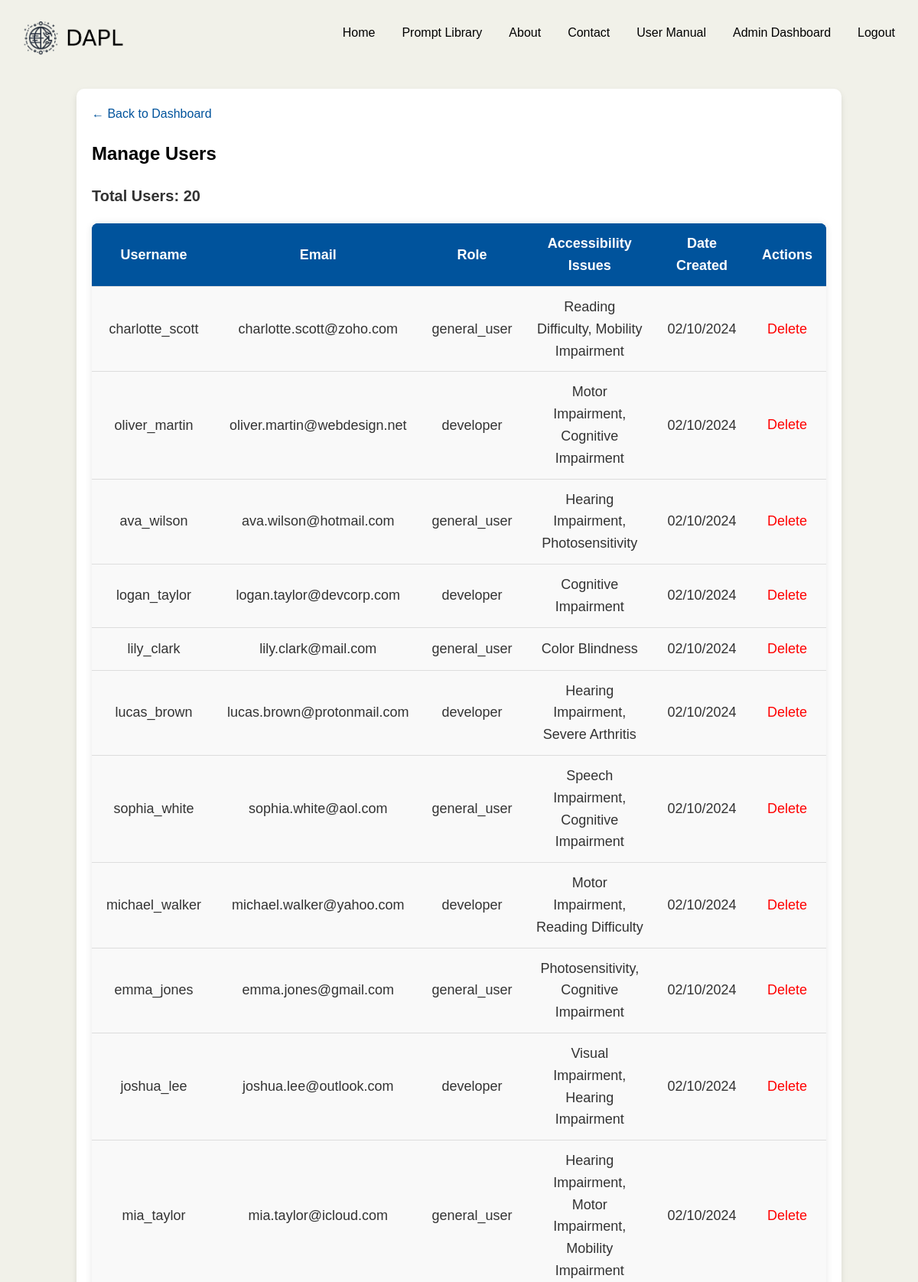
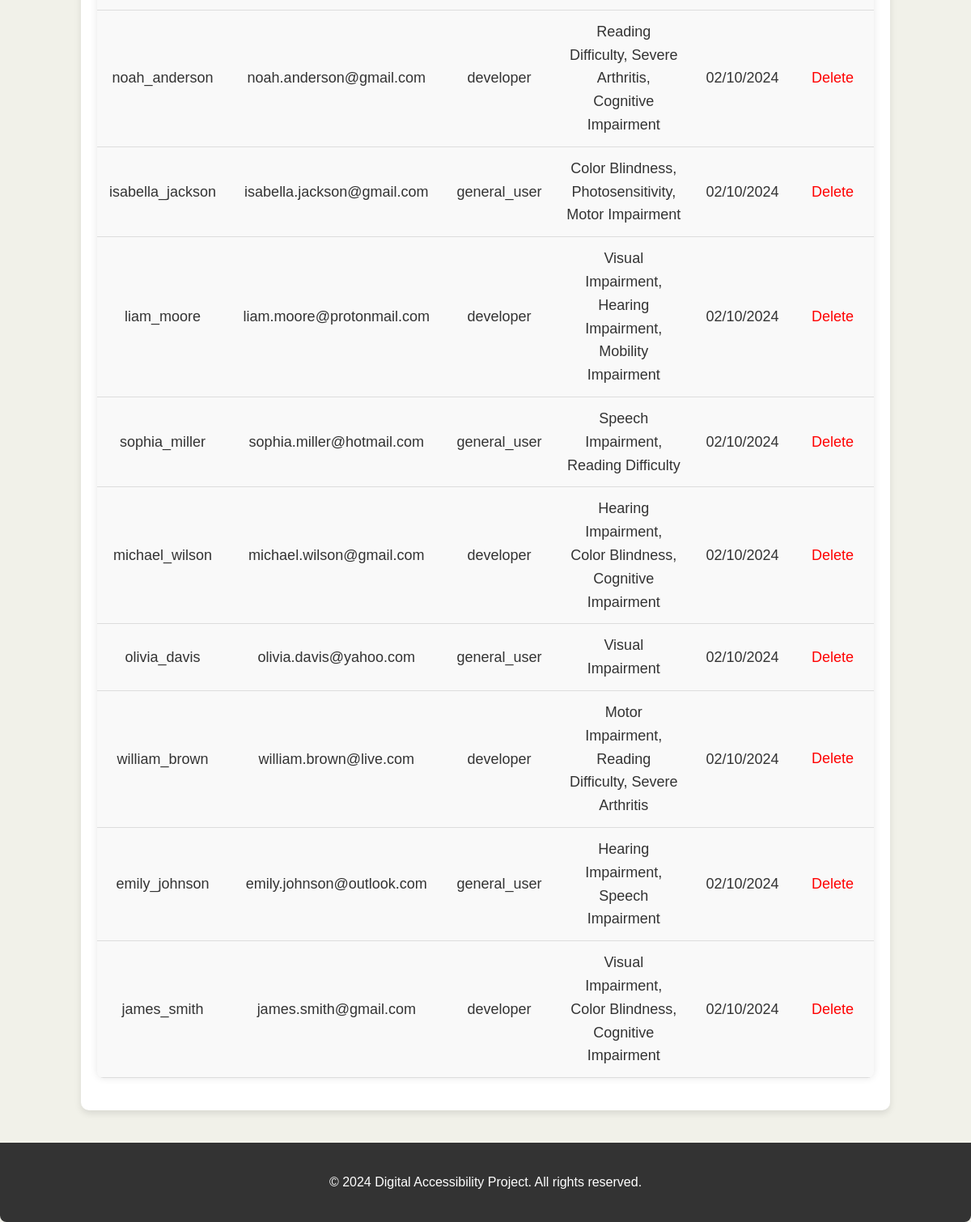
The app's page /manage_users.php (signed in) with its own data (2 pictures, top to bottom).
### tables this page shows
CREATE TABLE `users` (
  `user_id` int(11) NOT NULL,
  `username` varchar(50) NOT NULL,
  `email` varchar(100) NOT NULL,
  `password` varchar(255) NOT NULL,
  `date_created` timestamp NOT NULL DEFAULT current_timestamp(),
  `role` enum('general_user','admin','developer') DEFAULT NULL
);

### manage_users.php (the view, shortened to what this page needs)
<?php
include('config.php');
$stmt = $conn->prepare("
    SELECT u.user_id, u.username, u.email, u.role,
           GROUP_CONCAT(ai.issue_name SEPARATOR ', ') AS accessibility_issues,
           DATE_FORMAT(u.date_created, '%d/%m/%Y') AS date_created
    FROM users u
    LEFT JOIN user_accessibility ua ON u.user_id = ua.user_id
    LEFT JOIN accessibility_issues ai ON ua.issue_id = ai.issue_id
    WHERE u.role != 'admin'
    GROUP BY u.user_id
    ORDER BY u.date_created DESC
");
$stmt->execute();
$result = $stmt->get_result();
$users = $result->fetch_all(MYSQLI_ASSOC);
$total_users = count($users);
?>
<!DOCTYPE html>
<html lang="en">
<head>
    <link rel="stylesheet" href="styles.css">
</head>
<body>
<?php include('header.php'); ?>
<div class="container">
    <a href="admin_dashboard.php" class="back-link">&larr; Back to Dashboard</a>
    <h1>Manage Users</h1>
    <p class="total-users">Total Users: <?= htmlspecialchars($total_users) ?></p>
    <table class="user-table">
        <thead>
            <tr>
                <th>Username</th>
                <th>Email</th>
                <th>Role</th>
                <th>Accessibility Issues</th>
                <th>Date Created</th>
                <th>Actions</th>
            </tr>
        </thead>
        <tbody>
            <?php foreach ($users as $user): ?>
            <tr>
                <td><?= htmlspecialchars($user['username'] ?? '') ?></td>
                <td><?= htmlspecialchars($user['email'] ?? '') ?></td>
                <td><?= htmlspecialchars($user['role'] ?? '') ?></td>
                <td><?= htmlspecialchars($user['accessibility_issues'] ?? 'N/A') ?></td>
                <td><?= htmlspecialchars($user['date_created'] ?? '') ?></td>
                <td>
                    <form id="deleteForm<?= htmlspecialchars($user['user_id']) ?>" method="POST" action="manage_users.php" style="display:inline;">
                        <button type="submit" name="delete_user" class="delete-btn">Delete</button>
                    </form>
                </td>
            </tr>
            <?php endforeach; ?>
        </tbody>
    </table>
</div>
<footer>
    <p>&copy; 2024 Digital Accessibility Project. All rights reserved.</p>
</footer>
</body>
</html>

### styles.css (style rules this page uses)
body { font-family: Arial, sans-serif; background-color: #F1F1E9; color: #333; margin: 0; padding: 0; line-height: 1.6; }
.container { width: 80%; margin: auto; padding: 20px; background-color: white; border-radius: 8px; box-shadow: 0 0 10px rgba(0, 0, 0, 0.1); }
h1 { color: #413932; }
footer { background-color: #333; color: white; text-align: center; padding: 20px 0; margin-top: 40px; border-radius: 0 0 8px 8px; }
.container { max-width: 6000px; margin: 0 auto; padding: 20px; background-color: #ffffff; border-radius: 10px; box-shadow: 0 4px 8px rgba(0, 0, 0, 0.1); }
form { display: flex; flex-direction: column; }
button { padding: 10px 15px; background-color: #00539CFF; color: white; border: none; border-radius: 5px; cursor: pointer; }

### manage_users.php (style rules this page uses)
.user-table { width: 100%; border-collapse: collapse; margin: 20px 0; font-size: 18px; text-align: left; background-color: #f9f9f9; border-radius: 8px; overflow: hidden; box-shadow: 0 0 10px rgba(0, 0, 0, 0.1); }
.user-table thead { background-color: #00539CFF; color: white; }
.user-table th, .user-table td { padding: 12px 15px; border-bottom: 1px solid #ddd; }
.user-table th { text-align: center; background-color: #00539CFF; }
.user-table td { text-align: center; }
.delete-btn { background: none; border: none; color: red; cursor: pointer; font-size: 18px; padding: 5px 10px; border-radius: 5px; }
.total-users { font-weight: bold; font-size: 20px; margin-top: 20px; }
h1 { color: black; font-size: 24px; font-family: Arial, sans-serif; margin-bottom: 20px; }
.back-link { display: block; margin-bottom: 20px; font-size: 16px; color: #00539CFF; text-decoration: none; }

### records on screen
users: username "charlotte_scott", email "charlotte.scott@zoho.com", role "general_user", accessibility_issues "Reading Difficulty, Mobility Impairment", date_created "02/10/2024"
users: username "oliver_martin", email "oliver.martin@webdesign.net", role "developer", accessibility_issues "Motor Impairment, Cognitive Impairment", date_created "02/10/2024"
users: username "ava_wilson", email "ava.wilson@hotmail.com", role "general_user", accessibility_issues "Hearing Impairment, Photosensitivity", date_created "02/10/2024"
users: username "logan_taylor", email "logan.taylor@devcorp.com", role "developer", accessibility_issues "Cognitive Impairment", date_created "02/10/2024"
users: username "lily_clark", email "lily.clark@mail.com", role "general_user", accessibility_issues "Color Blindness", date_created "02/10/2024"
users: username "lucas_brown", email "lucas.brown@protonmail.com", role "developer", accessibility_issues "Hearing Impairment, Severe Arthritis", date_created "02/10/2024"
users: username "sophia_white", email "sophia.white@aol.com", role "general_user", accessibility_issues "Speech Impairment, Cognitive Impairment", date_created "02/10/2024"
users: username "michael_walker", email "michael.walker@yahoo.com", role "developer", accessibility_issues "Motor Impairment, Reading Difficulty", date_created "02/10/2024"
users: username "emma_jones", email "emma.jones@gmail.com", role "general_user", accessibility_issues "Photosensitivity, Cognitive Impairment", date_created "02/10/2024"
users: username "joshua_lee", email "joshua.lee@outlook.com", role "developer", accessibility_issues "Visual Impairment, Hearing Impairment", date_created "02/10/2024"
users: username "mia_taylor", email "mia.taylor@icloud.com", role "general_user", accessibility_issues "Hearing Impairment, Motor Impairment, Mobility Impairment", date_created "02/10/2024"
users: username "noah_anderson", email "noah.anderson@gmail.com", role "developer", accessibility_issues "Reading Difficulty, Severe Arthritis, Cognitive Impairment", date_created "02/10/2024"
users: username "isabella_jackson", email "isabella.jackson@gmail.com", role "general_user", accessibility_issues "Color Blindness, Photosensitivity, Motor Impairment", date_created "02/10/2024"
users: username "liam_moore", email "liam.moore@protonmail.com", role "developer", accessibility_issues "Visual Impairment, Hearing Impairment, Mobility Impairment", date_created "02/10/2024"
users: username "sophia_miller", email "sophia.miller@hotmail.com", role "general_user", accessibility_issues "Speech Impairment, Reading Difficulty", date_created "02/10/2024"
users: username "michael_wilson", email "michael.wilson@gmail.com", role "developer", accessibility_issues "Hearing Impairment, Color Blindness, Cognitive Impairment", date_created "02/10/2024"
users: username "olivia_davis", email "olivia.davis@yahoo.com", role "general_user", accessibility_issues "Visual Impairment", date_created "02/10/2024"
users: username "william_brown", email "william.brown@live.com", role "developer", accessibility_issues "Motor Impairment, Reading Difficulty, Severe Arthritis", date_created "02/10/2024"
users: username "emily_johnson", email "emily.johnson@outlook.com", role "general_user", accessibility_issues "Hearing Impairment, Speech Impairment", date_created "02/10/2024"
users: username "james_smith", email "james.smith@gmail.com", role "developer", accessibility_issues "Visual Impairment, Color Blindness, Cognitive Impairment", date_created "02/10/2024"

### other values on screen
$total_users "20"
